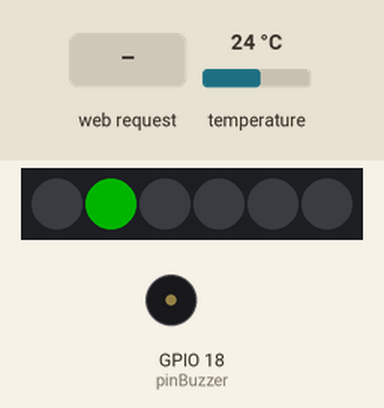
The sketch below on a simulated ESP32. Shown: 6 RGB LEDs in strip order, left to right, buzzer (waves = sounding). The inputs (shaded band) are chosen by the test bench; at power-on: temperature 24 °C. Dim RGB values are drawn brighter than linear; WiFi joins after 1.5 s; servers stay silent unless stated; random numbers use the default seed unless the sketch sets one; what the sketch prints to the serial monitor is not drawn.

Above: at 2.1 s.
4.8 s: HTTP request GET /H1 received
At 5.2 s:
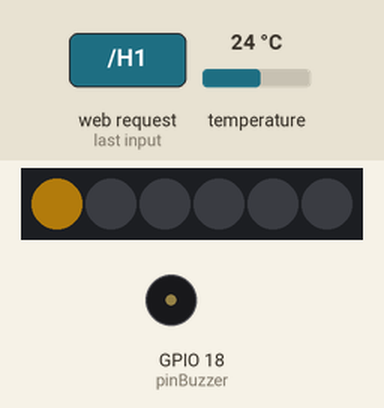
7.8 s: HTTP request GET /L received
At 9.4 s:
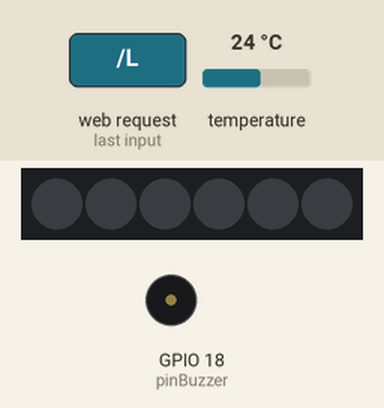
9.8 s: HTTP request GET /H1 received
At 10.2 s:
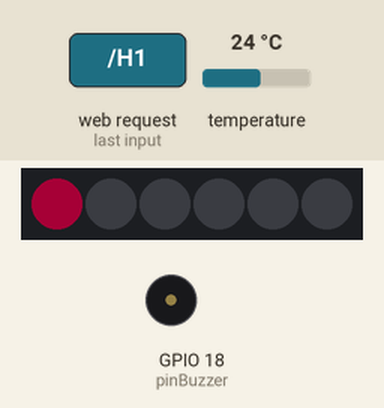
12.8 s: HTTP request GET /L received
At 12.9 s:
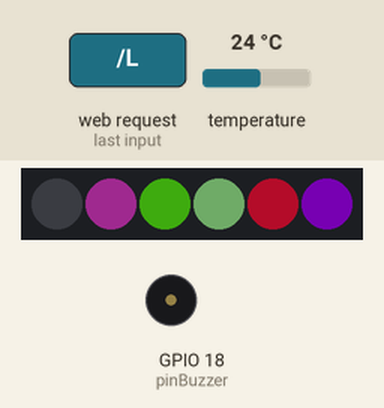
14.8 s: HTTP request GET /H1 received
At 15.6 s:
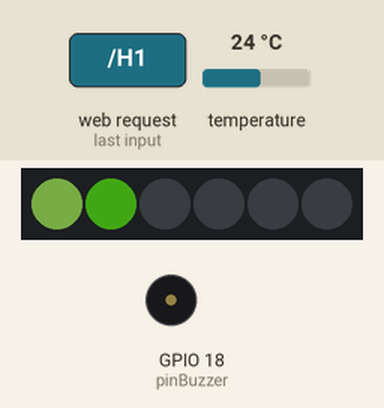
17.8 s: HTTP request GET /B received
At 20.0 s:
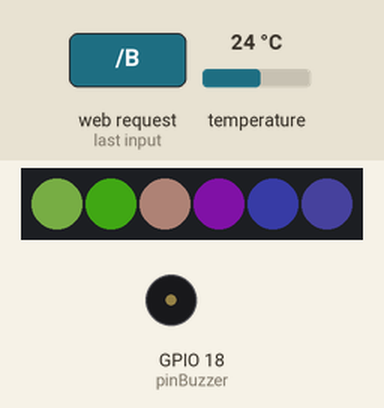
Timing chart, 0 to 21.3 s (numbered marks = the images above; inputs shaded):
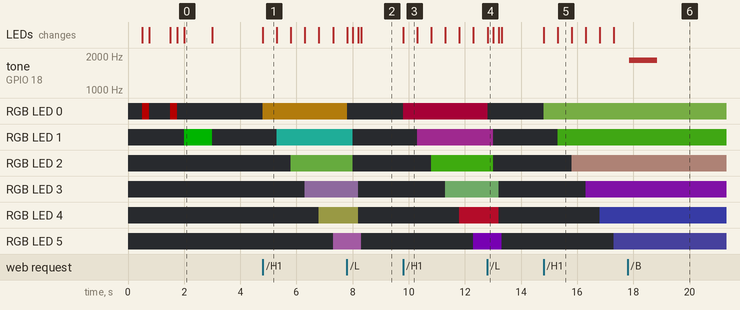

The sketch:

galiot_board-wifiserver-v2.ino
```cpp
/*
 * Programa completo para implementar WebServer de Control para Tarjeta Galileo Board 2023
 * En este programa se tomó como base el ejemplo SimpleWebServer que ya tenía la tarjeta Feather ESP32 de Adafruit. Se implementó un ejemplo que puede desde un webserver con 4 botones probar
 el buzzer, neopixeles y extraer informacion del sensor BME680.
 * Creado por Ángel Isidro y Oscar Rodas / Tesla Lab
 * Guatemala
 * Universidad Galileo 2023

  Código de referencia ----

 WiFi Web Server LED Blink

 A simple web server that lets you blink an LED via the web.
 This sketch will print the IP address of your WiFi Shield (once connected)
 to the Serial monitor. From there, you can open that address in a web browser
 to turn on and off the LED on pin 5.

 If the IP address of your shield is yourAddress:
 http://yourAddress/H turns the LED on
 http://yourAddress/L turns it off

 This example is written for a network using WPA encryption. For
 WEP or WPA, change the Wifi.begin() call accordingly.

 Circuit:
 * WiFi shield attached
 * LED attached to pin 5

 created for arduino 25 Nov 2012
 by Tom Igoe

ported for sparkfun esp32
31.01.2017 by Jan Hendrik Berlin

 */

//Librerias necesarias para WiFi
#include <WiFi.h>

//Librerias y seteo para BME680
#include <Wire.h>
#include <Adafruit_Sensor.h>
#include <Adafruit_BME680.h>
#define SEALEVELPRESSURE_HPA (1013.25)

Adafruit_BME680 bme;

//Librerias necesarias para NEOPIXEL
#include <Adafruit_NeoPixel.h>
#ifdef __AVR__
#include <avr/power.h>
#endif

//Configuracion de Red WiFi

//const char* ssid     = ""; //Colocar los datos de su red WiFi
//const char* password = "";

const char* ssid     = "Minion2";       //Comentar estos datos al configurar su propia red
const char* password = "CompraTuInternet";  //Comentar estos datos al configurar su propia red

//Definicion de pin para buzzer
int pinBuzzer = 18;     // Numero del pin digital conectado el buzzer
int frecuencia = 2000;  // Esta en Hertz
int duracion = 1000;    // Valor en milisegundos

///Definicion de webserver
WiFiServer server(80);

//Definicion de pines para LEDS
#define PIN 14 //PIN en el cual esta conectado el NEO PIXEL

#define NUMPIXELS 6 // Numero de NEO PIXEL conectados

// Creamos un objeto de tipo NEO PIXEL
Adafruit_NeoPixel pixels = Adafruit_NeoPixel(NUMPIXELS, PIN, NEO_GRB + NEO_KHZ800);


void setup()
{
    Serial.begin(115200);


//    pinMode(5, OUTPUT);

// Inicializamos la libreria de NEO PIXEL
    pixels.begin();

// Setear brillo de LEDs
    pixels.setBrightness(64);

//  Iniciamos conexion a red WiFi

    Serial.println();
    Serial.println();
    Serial.print("Connecting to ");
    Serial.println(ssid);

    WiFi.begin(ssid, password);

    while (WiFi.status() != WL_CONNECTED) {
        delay(500);
        Serial.print(".");
        // Mostrar intento de conexion
        pixels.setPixelColor(0, pixels.Color(255,0,0));   //Color LED color rojo
        pixels.show(); //Refrescamos los pixeles
        delay(250); //Retardo de encendido en cada pixel;
        pixels.clear();   //Color LED color rojo
        pixels.show(); //Refrescamos los pixeles
        delay(250); //Retardo de encendido en cada pixel;
    }

    Serial.println("");
    Serial.println("WiFi connected.");
    Serial.println("IP address: ");
    Serial.println(WiFi.localIP());

//  Indicar que se conecto al Internet
    pixels.setPixelColor(1, pixels.Color(0,255,0));
    pixels.show(); //Refrescamos los pixeles
    delay(1000); //Retardo de encendido en cada pixel;

//  Apagar indicacion de conexion a Internet
    pixels.clear();
    pixels.show();
    delay(500);

//  Inicializamos el webserver
    server.begin();

    //NO TOCAR ESTE CODIGO
    #if defined (__AVR_ATtiny85__)
    if (F_CPU == 16000000) clock_prescale_set(clock_div_1);
    #endif
    //NO TOCAR ESTE CODIGO

// Inicializamos la libreria de NEO PIXEL
    pixels.begin();
    pixels.clear();
    pixels.show();

// Verificar si BME está encendido
while (!Serial);
  Serial.println(F("BME680 test"));
  if (!bme.begin()) {
    Serial.println("Could not find a valid BME680 sensor, check wiring!");
    while (1);
  }

  // configuración del set del BME680
  bme.setTemperatureOversampling(BME680_OS_8X);
  bme.setHumidityOversampling(BME680_OS_2X);
  bme.setPressureOversampling(BME680_OS_4X);
  bme.setIIRFilterSize(BME680_FILTER_SIZE_3);
  bme.setGasHeater(320, 150); // 320*C for 150 ms

}

//int value = 0;

void loop(){
 WiFiClient client = server.available();   // listen for incoming clients

  if (client) {                             // if you get a client,
    Serial.println("New Client.");           // print a message out the serial port
    String currentLine = "";                // make a String to hold incoming data from the client
    while (client.connected()) {            // loop while the client's connected
      if (client.available()) {             // if there's bytes to read from the client,
        char c = client.read();             // read a byte, then
        Serial.write(c);                    // print it out the serial monitor
        if (c == '\n') {                    // if the byte is a newline character

          // if the current line is blank, you got two newline characters in a row.
          // that's the end of the client HTTP request, so send a response:
          if (currentLine.length() == 0) {
            // HTTP headers always start with a response code (e.g. HTTP/1.1 200 OK)
            // and a content-type so the client knows what's coming, then a blank line:
            client.println("HTTP/1.1 200 OK");
            client.println("Content-type:text/html");
            client.println();

            //Determinar temperatura
            int tempParaDesplegar = bme.readTemperature();

            // the content of the HTTP response follows the header:
            client.print("<h1 align=\"center\"> Taller de IoT - PACI - EMA</h1>");
            client.print("<form method=\"get\" action=\"/H1\"> <button style=\"background-color: #0000CC; font-size:50px; color:#FFFFFF; height:120px;width:100%\" type=\"submit\"> Neopixel SEC1 </button> </form>");
            client.print("<form method=\"get\" action=\"/L\"> <button style=\"background-color: #00CC00; font-size:50px; color:#FFFFFF; height:120px;width:100%\" type=\"submit\"> Neopixel OFF </button> </form>");
            client.print("<h1 align=\"center\">La temperatura en el ambiente es ");
            client.print(tempParaDesplegar);
            client.print(" &#176;C </h1>");

            Serial.print("Temp = ");
            Serial.print(bme.readTemperature());
            Serial.println(" ºC");

            // The HTTP response ends with another blank line:
            client.println();
            // break out of the while loop:
            break;

            // Verificar valor de Temperatura en el Monitor Serial
            Serial.print("Temperatura = ");
            Serial.print(bme.readTemperature());
            Serial.println("ºC");

          } else {    // if you got a newline, then clear currentLine:
            currentLine = "";
          }
        } else if (c != '\r') {  // if you got anything else but a carriage return character,
          currentLine += c;      // add it to the end of the currentLine
        }

        // Verifica si el client request fue "GET /H1" para encender neopixeles
        if (currentLine.endsWith("GET /H1")) {
            playNeopixels();
        }
        // Verifica si el client request fue "GET /L" para apagar el rele
        if (currentLine.endsWith("GET /L")) {
          // Apagar leds con amimacion
          for(int i=0;i<NUMPIXELS;i++){
            pixels.setPixelColor(i, pixels.Color(0,0,0));       //Apagamos los LEDs
            pixels.show();
            delay(100);
          }
        }
        // Verifica si el client request fue "GET /B" para testear el buzzer
        if (currentLine.endsWith("GET /B")) {
          myTone(pinBuzzer,frecuencia,duracion);
        }
      }
    }
    // close the connection:
    client.stop();
    Serial.println("Client Disconnected.");
  }
}

void myTone(byte pin, uint16_t frequency, uint16_t duration)
{ // Parametros de entrada: Numero de pin, frequency en Hz, duration en milisegundos
  unsigned long startTime=millis();
  unsigned long halfPeriod= 1000000L/frequency/2;
  pinMode(pin,OUTPUT);
  while (millis()-startTime< duration)
  {
    digitalWrite(pin,HIGH);
    delayMicroseconds(halfPeriod);
    digitalWrite(pin,LOW);
    delayMicroseconds(halfPeriod);
  }
  pinMode(pin,INPUT);
}


void testNeopixels()
{
  // Animacion de leds con un color especifico
  for(int i=0;i<NUMPIXELS;i++){
    pixels.setPixelColor(i, pixels.Color(23,161,165));  // Color en leds turquesa
    pixels.show();                                      //Refrescamos los pixeles
    delay(500);                                         //Retardo de encendido en cada pixel;
  }
  // Apagar leds con amimacion
  for(int i=0;i<NUMPIXELS;i++){
    pixels.setPixelColor(i, pixels.Color(0,0,0));       //Apagamos los LEDs
    pixels.show();
    delay(100);
  }
}

void playNeopixels()
{
  // Animacion de leds con un color especifico
  for(int i=0;i<NUMPIXELS;i++){
    int red = random(0, 255);
    int blue = random(0, 255);
    int green = random(0, 255);
    pixels.setPixelColor(i, pixels.Color(red,green,blue));  // Color en leds turquesa
    pixels.show();                                      //Refrescamos los pixeles
    delay(500);                                         //Retardo de encendido en cada pixel;
  }
}
```

Measured:
- after the input at 4.8 s, RGB LED 0: off → RGB(58, 40, 4) at once; RGB LED 1: off → RGB(9, 50, 44) after 0.50 s; RGB LED 2: off → RGB(28, 47, 17) after 1.0 s; RGB LED 3: off → RGB(27, 20, 30) after 1.5 s; RGB LED 4: off → RGB(25, 25, 11) after 2.0 s; the LEDs: change at once (image 1)
- after the input at 7.8 s, RGB LED 0: RGB(58, 40, 4) → off at once; RGB LED 1: RGB(9, 50, 44) → off after 0.21 s; RGB LED 2: RGB(28, 47, 17) → off after 0.21 s; RGB LED 3: RGB(27, 20, 30) → off after 0.41 s; RGB LED 4: RGB(25, 25, 11) → off after 0.41 s; the LEDs: first change at once (image 2 shows a later state)
- after the input at 9.8 s, RGB LED 0: off → RGB(40, 0, 13) at once; RGB LED 1: off → RGB(31, 8, 28) after 0.50 s; RGB LED 2: off → RGB(17, 47, 4) after 1.0 s; RGB LED 3: off → RGB(31, 48, 29) after 1.5 s; RGB LED 4: off → RGB(62, 4, 14) after 2.0 s; the LEDs: change at once (image 3)
- after the input at 12.8 s, RGB LED 0: RGB(40, 0, 13) → off at once; RGB LED 1: RGB(31, 8, 28) → off after 0.21 s; RGB LED 2: RGB(17, 47, 4) → off after 0.21 s; RGB LED 3: RGB(31, 48, 29) → off after 0.41 s; RGB LED 4: RGB(62, 4, 14) → off after 0.41 s; the LEDs: change at once (image 4)
- after the input at 14.8 s, RGB LED 0: off → RGB(35, 51, 20) at once; RGB LED 1: off → RGB(16, 42, 5) after 0.50 s; RGB LED 2: off → RGB(52, 39, 35) after 1.0 s; RGB LED 3: off → RGB(31, 4, 40) after 1.5 s; RGB LED 4: off → RGB(13, 14, 39) after 2.0 s; the LEDs: first change at once (image 5 shows a later state)
- after the input at 17.8 s, tone on GPIO 18 (pinBuzzer): silent → 1826 Hz after 0.05 s, → silent 1.0 s later
- what the display in image 0 shows lasts 1.0 s, from 2.0 s to 3.0 s
